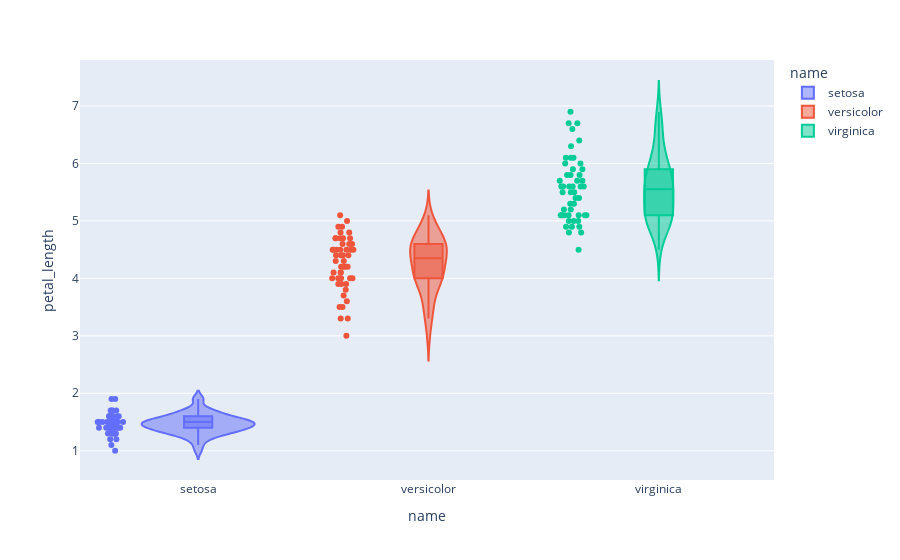

This figure's notebook cell:
### Code cell
fig=px.violin(data_frame=iris, y="petal_length", x="name",box=True,points="all",color="name")
fig.show()

### Figure 1 — Plotly figure (JSON) as saved in the notebook; plotly's stock layout.template omitted (floating-point values rounded to 4 significant figures)
{"data": [{"alignmentgroup": "True", "box": {"visible": true}, "hovertemplate": "name=%{x}<br>petal_length=%{y}<extra></extra>", "legendgroup": "setosa", "marker": {"color": "#636efa"}, "name": "setosa", "offsetgroup": "setosa", "orientation": "v", "points": "all", "scalegroup": "True", "showlegend": true, "type": "violin", "x": ["setosa", "setosa", "setosa", "setosa", "setosa", "setosa", "setosa", "setosa", "setosa", "setosa", "setosa", "setosa", "setosa", "setosa", "setosa", "setosa", "setosa", "setosa", "setosa", "setosa", "setosa", "setosa", "setosa", "setosa", "setosa", "setosa", "setosa", "setosa", "setosa", "setosa", "setosa", "setosa", "setosa", "setosa", "setosa", "setosa", "setosa", "setosa", "setosa", "setosa", "setosa", "setosa", "setosa", "setosa", "setosa", "setosa", "setosa", "setosa", "setosa", "setosa"], "x0": " ", "xaxis": "x", "y": [1.4, 1.4, 1.3, 1.5, 1.4, 1.7, 1.4, 1.5, 1.4, 1.5, 1.5, 1.6, 1.4, 1.1, 1.2, 1.5, 1.3, 1.4, 1.7, 1.5, 1.7, 1.5, 1, 1.7, 1.9, 1.6, 1.6, 1.5, 1.4, 1.6, 1.6, 1.5, 1.5, 1.4, 1.5, 1.2, 1.3, 1.5, 1.3, 1.5, 1.3, 1.3, 1.3, 1.6, 1.9, 1.4, 1.6, 1.4, 1.5, 1.4], "y0": " ", "yaxis": "y"}, {"alignmentgroup": "True", "box": {"visible": true}, "hovertemplate": "name=%{x}<br>petal_length=%{y}<extra></extra>", "legendgroup": "versicolor", "marker": {"color": "#EF553B"}, "name": "versicolor", "offsetgroup": "versicolor", "orientation": "v", "points": "all", "scalegroup": "True", "showlegend": true, "type": "violin", "x": ["versicolor", "versicolor", "versicolor", "versicolor", "versicolor", "versicolor", "versicolor", "versicolor", "versicolor", "versicolor", "versicolor", "versicolor", "versicolor", "versicolor", "versicolor", "versicolor", "versicolor", "versicolor", "versicolor", "versicolor", "versicolor", "versicolor", "versicolor", "versicolor", "versicolor", "versicolor", "versicolor", "versicolor", "versicolor", "versicolor", "versicolor", "versicolor", "versicolor", "versicolor", "versicolor", "versicolor", "versicolor", "versicolor", "versicolor", "versicolor", "versicolor", "versicolor", "versicolor", "versicolor", "versicolor", "versicolor", "versicolor", "versicolor", "versicolor", "versicolor"], "x0": " ", "xaxis": "x", "y": [4.7, 4.5, 4.9, 4, 4.6, 4.5, 4.7, 3.3, 4.6, 3.9, 3.5, 4.2, 4, 4.7, 3.6, 4.4, 4.5, 4.1, 4.5, 3.9, 4.8, 4, 4.9, 4.7, 4.3, 4.4, 4.8, 5, 4.5, 3.5, 3.8, 3.7, 3.9, 5.1, 4.5, 4.5, 4.7, 4.4, 4.1, 4, 4.4, 4.6, 4, 3.3, 4.2, 4.2, 4.2, 4.3, 3, 4.1], "y0": " ", "yaxis": "y"}, {"alignmentgroup": "True", "box": {"visible": true}, "hovertemplate": "name=%{x}<br>petal_length=%{y}<extra></extra>", "legendgroup": "virginica", "marker": {"color": "#00cc96"}, "name": "virginica", "offsetgroup": "virginica", "orientation": "v", "points": "all", "scalegroup": "True", "showlegend": true, "type": "violin", "x": ["virginica", "virginica", "virginica", "virginica", "virginica", "virginica", "virginica", "virginica", "virginica", "virginica", "virginica", "virginica", "virginica", "virginica", "virginica", "virginica", "virginica", "virginica", "virginica", "virginica", "virginica", "virginica", "virginica", "virginica", "virginica", "virginica", "virginica", "virginica", "virginica", "virginica", "virginica", "virginica", "virginica", "virginica", "virginica", "virginica", "virginica", "virginica", "virginica", "virginica", "virginica", "virginica", "virginica", "virginica", "virginica", "virginica", "virginica", "virginica", "virginica", "virginica"], "x0": " ", "xaxis": "x", "y": [6, 5.1, 5.9, 5.6, 5.8, 6.6, 4.5, 6.3, 5.8, 6.1, 5.1, 5.3, 5.5, 5, 5.1, 5.3, 5.5, 6.7, 6.9, 5, 5.7, 4.9, 6.7, 4.9, 5.7, 6, 4.8, 4.9, 5.6, 5.8, 6.1, 6.4, 5.6, 5.1, 5.6, 6.1, 5.6, 5.5, 4.8, 5.4, 5.6, 5.1, 5.1, 5.9, 5.7, 5.2, 5, 5.2, 5.4, 5.1], "y0": " ", "yaxis": "y"}], "layout": {"legend": {"title": {"text": "name"}, "tracegroupgap": 0}, "margin": {"t": 60}, "violinmode": "overlay", "xaxis": {"anchor": "y", "categoryarray": ["setosa", "versicolor", "virginica"], "categoryorder": "array", "domain": [0, 1], "title": {"text": "name"}}, "yaxis": {"anchor": "x", "domain": [0, 1], "title": {"text": "petal_length"}}}}
